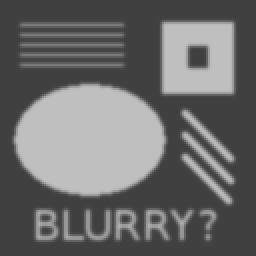
%> input picture hw3_image_example/testpat_blur2.png, 128 x 128 px (shown 2 times larger)
$ octave hw3_image_example.m   (GNU Octave 9; MATLAB toolbox functions it lacks are replaced by stand-ins)
%> lines starting %> are read from the running program, lines starting %| are printed output that depends on the picture; in (x1, y1, x2, y2) boxes, pixels count from 0 and x2, y2 are one past the last pixel; in counts of white or black regions, pixels touching at a corner belong together; the program's own positions count from 1
%% Read an image from a file
u = imread('testpat_blur2.png');
%> u is the input picture: size 128x128 uint8; min 64, max 191, mean 107
%u = imread('eye.png');
% convert image to double and scale to [0,1]
u = double(u) / 255;
%> u: size 128x128 double

[n,n2] = size(u);
%> n = 128; n2 = 128
if (n ~= n2)
  error('by default, this only supports square images')
end


%% Build a discrete 2D Laplace operator
e = ones(n,1);
L1 = spdiags([e  -2*e  e], [-1 0 1], n, n);
% this next line implements "Neumann boundary conditions": you could
% try commenting it out.
L1(1,1) = -1;   L1(end,end) = -1;
%> after `L1(1,1) = -1`:
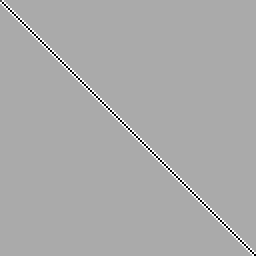
%> L1: size 128x128 double (shown 2 times larger); min -2, max 1, mean -6.1e-05; drawn with min black and max white
%> after `L1(end,end) = -1`: L1: size 128x128 double; 0.01% of pixels changed, all inside (x1, y1, x2, y2) = (127, 127, 128, 128)
I = speye(n,n);
L = kron(L1, I) + kron(I, L1);


figure(1); clf;
%pcolor(u); % try this one too
imagesc(u);
caxis([0 1])
colormap(gray)
axis equal, axis tight


% "stretch" the matrix representation of the image into one long
% vector.
v = reshape(u, n*n, 1);


% Do 10 steps of blurring
for i=1:10
  v = v + 0.1*(L*v);
end

% convert the long vector back into a matrix
ublur = reshape(v, n, n);
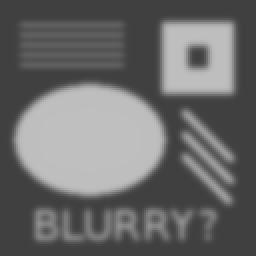
%> ublur: size 128x128 double (shown 2 times larger); min 0.251, max 0.749, mean 0.42; mean of the top-left, top-right, bottom-left and bottom-right quarters 0.403, 0.426, 0.484, 0.367


figure(2); clf;
imagesc(ublur);
caxis([0 1])
colormap(gray)
axis equal, axis tight


%% Output original and result side-by-side
% You could look at the resulting file with a web browser or image
% viewer
result = [u  ublur];
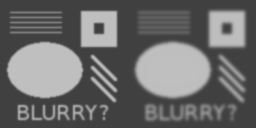
%> result: size 128x256 double; min 0.251, max 0.749, mean 0.42
imwrite(result, 'result.png')

$ run again, with hw3_image_example/eye.png copied over hw3_image_example/testpat_blur2.png
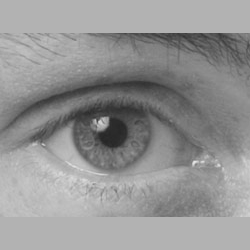
%> input picture hw3_image_example/eye.png, 250 x 250 px
%> u is the input picture: size 250x250 uint8; min 38, max 228, mean 147.8
%> u: size 250x250 double
%> `L1(1,1) = -1`:
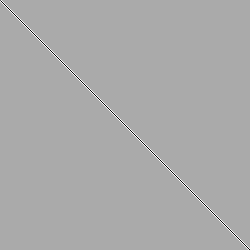
%> L1: size 250x250 double; min -2, max 1, mean -1.6e-05; drawn with min black and max white
%> L1: size 250x250 double; under 0.01% of pixels changed, all inside (x1, y1, x2, y2) = (249, 249, 250, 250)
%> `result = [u  ublur];`:
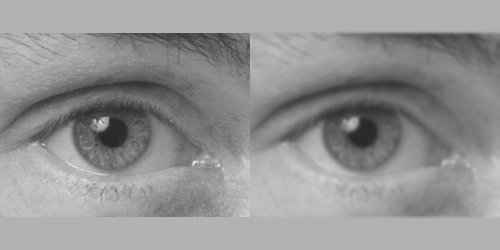
%> result: size 250x500 double; min 0.149, max 0.894, mean 0.58
